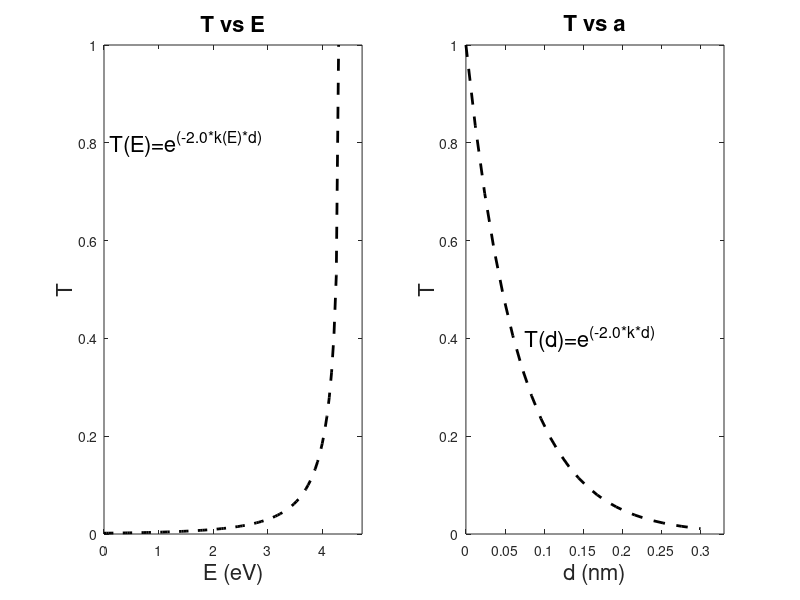

Reproduce this figure in MATLAB.
%copyright by J. E Hasbun and T. Datta
%tunnel0.m
%Here we use the approximate tunneling formula with maximum
%amplitude of unity and plot it versus energy and spacing.
clear
hbC=197.0;    %hbar*C in eV nm
V0=4.3;       %example work function in eV
% ****** varying the applied voltage ******************
Va=0:V0/100.0:V0;  %applied voltage in electron volts
E=Va;                            %energy in eV
mc2=0.511e6;                     %rest mass of the electon mc^2 in eV
k=sqrt(2*mc2*(V0-E)/hbC^2);
d=0.3;                           %gap width in nm
T1_approx=exp(-2.0*k*d);         %approximation
subplot(1,2,1)
plot(E,T1_approx,'k--','LineWidth',2)
axis([0 1.1*V0 0 1])
text(0.1,0.8,'T(E)=e^{(-2.0*k(E)*d)}','FontSize',16)
xlabel('E (eV)','FontSize',16), ylabel ('T','FontSize',16)
title('T vs E','FontSize',16)
% ****** varying the gap width ******************
s=0:d/25:d;
EE=0.5*V0;
k=sqrt(2*mc2*(V0-EE)/hbC^2);
T2_approx=exp(-2*k*s);           %approximation
subplot(1,2,2)
plot(s,T2_approx,'k--','LineWidth',2)
axis([0 1.1*d 0 1])
text(d/4,0.4,'T(d)=e^{(-2.0*k*d)}','FontSize',16)
xlabel('d (nm)','FontSize',16), ylabel ('T','FontSize',16)
title('T vs a','FontSize',16)
